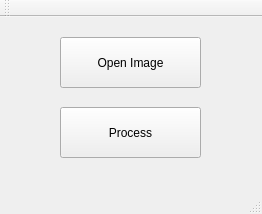
<?xml version="1.0" encoding="UTF-8"?>
<ui version="4.0">
 <class>MainWindow</class>
 <widget class="QMainWindow" name="MainWindow">
  <property name="geometry">
   <rect>
    <x>0</x>
    <y>0</y>
    <width>262</width>
    <height>214</height>
   </rect>
  </property>
  <property name="windowTitle">
   <string>My Qt Application</string>
  </property>
  <widget class="QWidget" name="centralWidget">
   <widget class="QPushButton" name="pushButton">
    <property name="geometry">
     <rect>
      <x>60</x>
      <y>20</y>
      <width>141</width>
      <height>51</height>
     </rect>
    </property>
    <property name="text">
     <string>Open Image</string>
    </property>
   </widget>
   <widget class="QPushButton" name="pushButton_2">
    <property name="geometry">
     <rect>
      <x>60</x>
      <y>90</y>
      <width>141</width>
      <height>51</height>
     </rect>
    </property>
    <property name="text">
     <string>Process</string>
    </property>
   </widget>
  </widget>
  <widget class="QMenuBar" name="menuBar">
   <property name="geometry">
    <rect>
     <x>0</x>
     <y>0</y>
     <width>262</width>
     <height>25</height>
    </rect>
   </property>
  </widget>
  <widget class="QToolBar" name="mainToolBar">
   <attribute name="toolBarArea">
    <enum>TopToolBarArea</enum>
   </attribute>
   <attribute name="toolBarBreak">
    <bool>false</bool>
   </attribute>
  </widget>
  <widget class="QStatusBar" name="statusBar"/>
 </widget>
 <layoutdefault spacing="6" margin="11"/>
 <resources/>
 <connections/>
</ui>
